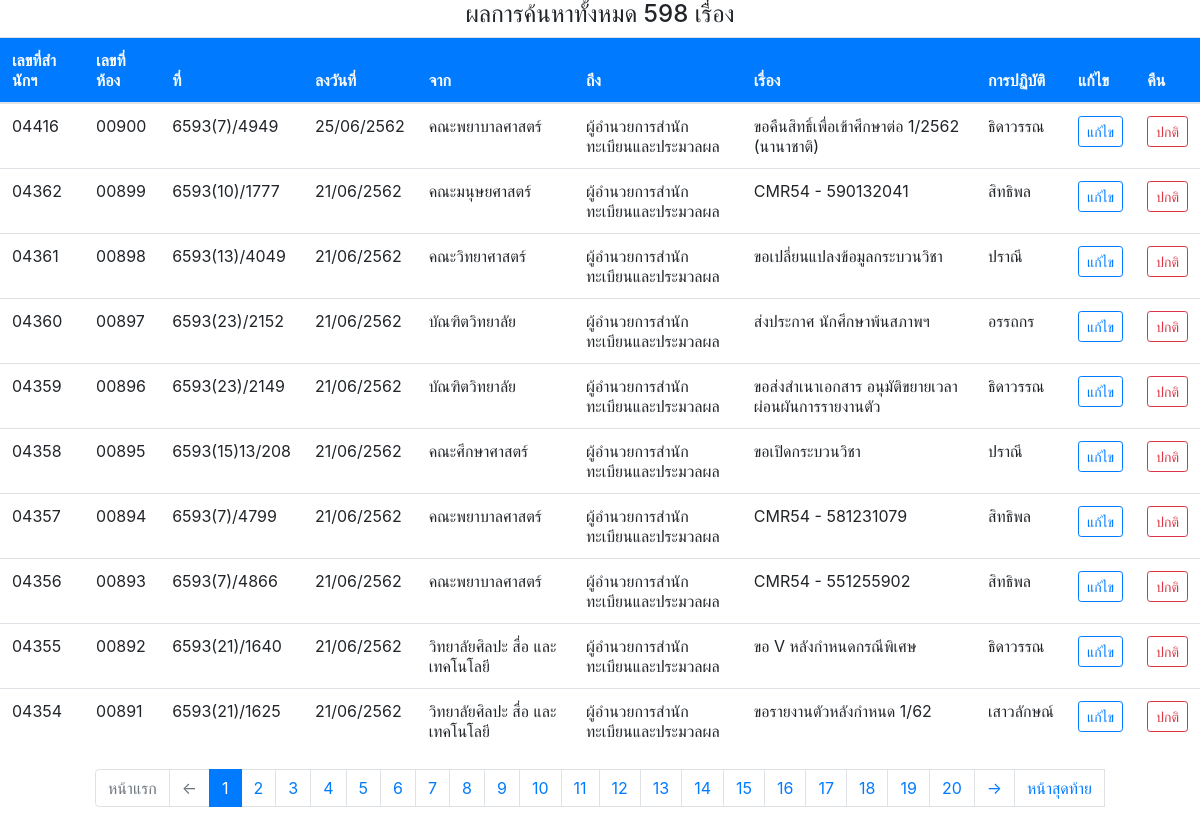
Page /fetch.php on the committed database.
### tables this page shows
CREATE TABLE `doc` (
  `reg_num` smallint(5) UNSIGNED ZEROFILL NOT NULL DEFAULT '00000',
  `gra_num` smallint(5) UNSIGNED ZEROFILL NOT NULL,
  `date` date NOT NULL,
  `fac_id` smallint(3) NOT NULL DEFAULT '0',
  `from_sub_num` varchar(15) NOT NULL,
  `from_run_num` varchar(15) DEFAULT NULL,
  `dear_to_id` tinyint(1) NOT NULL DEFAULT '0',
  `title` varchar(250) NOT NULL,
  `staff_id` tinyint(1) NOT NULL,
  `status` bit(1) DEFAULT b'1' COMMENT '0 = คืน',
  `year_show` smallint(4) NOT NULL DEFAULT '0'
);

CREATE TABLE `fac` (
  `fac_id` smallint(3) UNSIGNED ZEROFILL NOT NULL,
  `fac_name` varchar(70) NOT NULL,
  `fac_name_eng` varchar(255) DEFAULT '',
  `fac_doc_code` varchar(15) NOT NULL DEFAULT ''
);

CREATE TABLE `dear_to` (
  `dear_to_id` tinyint(1) NOT NULL DEFAULT '0',
  `dear_to_title` varchar(60) DEFAULT NULL
);

CREATE TABLE `staff` (
  `staff_id` tinyint(1) UNSIGNED NOT NULL,
  `staff_name` varchar(20) NOT NULL,
  `staff_surname` varchar(20) NOT NULL
);

### fetch.php (the view, shortened to what this page needs)
<link rel="stylesheet" href="bootstrap/css/bootstrap.min.css">
<?php
require_once("config.inc");
$search_text= !empty($_GET['s']) ? $_GET['s']:'';
$year_show = !empty($_GET["get_year_show"]) ? $_GET["get_year_show"] : date("Y")+543;
$sql = "SELECT * FROM doc LEFT JOIN fac ON doc.fac_id = fac.fac_id
        LEFT JOIN others_fac ON (doc.reg_num = others_fac.reg_num AND doc.year_show = others_fac.year_show)
        LEFT JOIN staff ON doc.staff_id = staff.staff_id
        LEFT JOIN dear_to ON doc.dear_to_id = dear_to.dear_to_id
        WHERE doc.year_show ='$year_show' AND (doc.reg_num LIKE '%$search_text%'
        OR doc.title LIKE '%$search_text%'
        OR fac.fac_name LIKE '%$search_text%'
        OR staff.staff_name LIKE '%$search_text%')
        ORDER BY doc.reg_num DESC";
$query = $mysqli -> query($sql);
if($query -> num_rows>0){
  $limitpage = $query -> num_rows;?>
    <h4 align="center">ผลการค้นหาทั้งหมด <?=$limitpage?> เรื่อง</h4>
    <table id="table01" class="table table-hover table-responsive-md">
      <thead>
        <tr class="bg-primary text-light">
          <th scope="col">เลขที่สำนักฯ</th>
          <th scope="col">เลขที่ห้อง</th>
          <th scope="col">ที่</th>
          <th scope="col">ลงวันที่</th>
          <th scope="col">จาก</th>
          <th scope="col">ถึง</th>
          <th scope="col">เรื่อง</th>
          <th scope="col">การปฏิบัติ</th>
          <th scope="col">แก้ไข</th>
          <th scope="col">คืน</th>
        </tr>
      </thead>
      <tbody>
      <?php while($row = $query -> fetch_array()){?>
        <tr>
            <td><?=sprintf("%05d", $row[0])?></td>
            <td><?=$row[1]?></td>
            <td><?php $doc_num = ($row[18])? $row[18] : $row[14].$row[4]."/".$row[5]; echo $doc_num;?></td>
            <td><?=date("d/m",strtotime($row[2]))?>/<?=$row['10']?></td>
            <td><?php $doc_fac = ($row[17])? $row[17] : $row[12]; echo $doc_fac;?></td>
            <td><?=$row[23]?></td>
            <td><?=$row[7]?></td>
            <td><?=$row[20]?></td>
            <td><button type="button" class="btn btn-outline-primary btn-sm">แก้ไข</button></td>
            <td><button type="button" class="btn btn-outline-danger btn-sm">ปกติ</button></td>
          </tr>
      <?php }?>
      </tbody>
      </table>
<?php }
else {?>
<h4 align="center">ผลการค้นหาทั้งหมด 0 เรื่อง</h4>
<?php };?>

### rows in the picture
doc: reg_num "04416", gra_num "00900", doc_num "6593(7)/4949", date "25/06", year_show "2562", fac.fac_name "คณะพยาบาลศาสตร์", dear_to.dear_to_title "ผู้อำนวยการสำนักทะเบียนและประมวลผล", title "ขอคืนสิทธิ์เพื่อเข้าศึกษาต่อ 1/2562 (นานาชาติ)", staff.staff_name "ธิดาวรรณ"
doc: reg_num "04362", gra_num "00899", doc_num "6593(10)/1777", date "21/06", year_show "2562", fac.fac_name "คณะมนุษยศาสตร์", dear_to.dear_to_title "ผู้อำนวยการสำนักทะเบียนและประมวลผล", title "CMR54 - 590132041", staff.staff_name "สิทธิพล"
doc: reg_num "04361", gra_num "00898", doc_num "6593(13)/4049", date "21/06", year_show "2562", fac.fac_name "คณะวิทยาศาสตร์", dear_to.dear_to_title "ผู้อำนวยการสำนักทะเบียนและประมวลผล", title "ขอเปลี่ยนแปลงข้อมูลกระบวนวิชา", staff.staff_name "ปราณี"
doc: reg_num "04360", gra_num "00897", doc_num "6593(23)/2152", date "21/06", year_show "2562", fac.fac_name "บัณฑิตวิทยาลัย", dear_to.dear_to_title "ผู้อำนวยการสำนักทะเบียนและประมวลผล", title "ส่งประกาศ นักศึกษาพ้นสภาพฯ", staff.staff_name "อรรถกร"
doc: reg_num "04359", gra_num "00896", doc_num "6593(23)/2149", date "21/06", year_show "2562", fac.fac_name "บัณฑิตวิทยาลัย", dear_to.dear_to_title "ผู้อำนวยการสำนักทะเบียนและประมวลผล", title "ขอส่งสำเนาเอกสาร อนุมัติขยายเวลาผ่อนผันการรายงานตัว", staff.staff_name "ธิดาวรรณ"
doc: reg_num "04358", gra_num "00895", doc_num "6593(15)13/208", date "21/06", year_show "2562", fac.fac_name "คณะศึกษาศาสตร์", dear_to.dear_to_title "ผู้อำนวยการสำนักทะเบียนและประมวลผล", title "ขอเปิดกระบวนวิชา", staff.staff_name "ปราณี"
doc: reg_num "04357", gra_num "00894", doc_num "6593(7)/4799", date "21/06", year_show "2562", fac.fac_name "คณะพยาบาลศาสตร์", dear_to.dear_to_title "ผู้อำนวยการสำนักทะเบียนและประมวลผล", title "CMR54 - 581231079", staff.staff_name "สิทธิพล"
doc: reg_num "04356", gra_num "00893", doc_num "6593(7)/4866", date "21/06", year_show "2562", fac.fac_name "คณะพยาบาลศาสตร์", dear_to.dear_to_title "ผู้อำนวยการสำนักทะเบียนและประมวลผล", title "CMR54 - 551255902", staff.staff_name "สิทธิพล"
doc: reg_num "04355", gra_num "00892", doc_num "6593(21)/1640", date "21/06", year_show "2562", fac.fac_name "วิทยาลัยศิลปะ สื่อ และเทคโนโลยี", dear_to.dear_to_title "ผู้อำนวยการสำนักทะเบียนและประมวลผล", title "ขอ V หลังกำหนดกรณีพิเศษ", staff.staff_name "ธิดาวรรณ"
doc: reg_num "04354", gra_num "00891", doc_num "6593(21)/1625", date "21/06", year_show "2562", fac.fac_name "วิทยาลัยศิลปะ สื่อ และเทคโนโลยี", dear_to.dear_to_title "ผู้อำนวยการสำนักทะเบียนและประมวลผล", title "ขอรายงานตัวหลังกำหนด 1/62", staff.staff_name "เสาวลักษณ์"

### other values in the picture
$limitpage "598"
